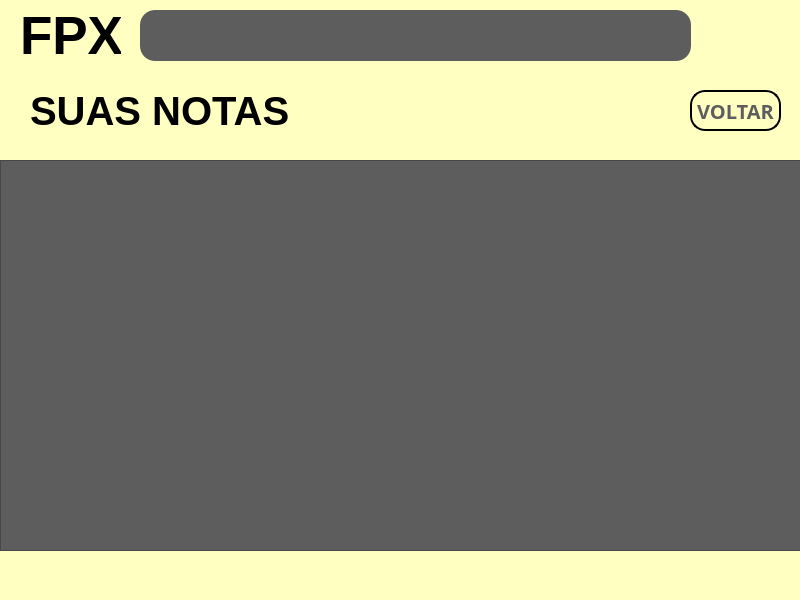
<?xml version="1.0" encoding="UTF-8"?>
<ui version="4.0">
 <class>MainWindow</class>
 <widget class="QMainWindow" name="MainWindow">
  <property name="geometry">
   <rect>
    <x>0</x>
    <y>0</y>
    <width>800</width>
    <height>600</height>
   </rect>
  </property>
  <property name="windowTitle">
   <string>MainWindow</string>
  </property>
  <property name="styleSheet">
   <string notr="true">background-color: rgb(254, 255, 193);</string>
  </property>
  <widget class="QWidget" name="centralwidget">
   <widget class="QLabel" name="label">
    <property name="geometry">
     <rect>
      <x>20</x>
      <y>10</y>
      <width>101</width>
      <height>51</height>
     </rect>
    </property>
    <property name="font">
     <font>
      <pointsize>40</pointsize>
      <weight>75</weight>
      <bold>true</bold>
     </font>
    </property>
    <property name="text">
     <string>FPX</string>
    </property>
   </widget>
   <widget class="QLabel" name="label_4">
    <property name="geometry">
     <rect>
      <x>710</x>
      <y>0</y>
      <width>71</width>
      <height>71</height>
     </rect>
    </property>
    <property name="text">
     <string/>
    </property>
    <property name="pixmap">
     <pixmap>D:/downloads/profile-user (2).png</pixmap>
    </property>
   </widget>
   <widget class="QLabel" name="label_2">
    <property name="geometry">
     <rect>
      <x>30</x>
      <y>80</y>
      <width>271</width>
      <height>61</height>
     </rect>
    </property>
    <property name="font">
     <font>
      <pointsize>30</pointsize>
      <weight>75</weight>
      <bold>true</bold>
     </font>
    </property>
    <property name="text">
     <string>SUAS NOTAS</string>
    </property>
   </widget>
   <widget class="QTableWidget" name="tableWidget">
    <property name="geometry">
     <rect>
      <x>0</x>
      <y>160</y>
      <width>831</width>
      <height>391</height>
     </rect>
    </property>
    <property name="styleSheet">
     <string notr="true">background-color: rgb(93, 93, 93);</string>
    </property>
   </widget>
   <widget class="QPushButton" name="pushButton">
    <property name="geometry">
     <rect>
      <x>690</x>
      <y>90</y>
      <width>91</width>
      <height>41</height>
     </rect>
    </property>
    <property name="font">
     <font>
      <family>Yu Gothic</family>
      <pointsize>15</pointsize>
      <weight>75</weight>
      <italic>false</italic>
      <bold>true</bold>
     </font>
    </property>
    <property name="styleSheet">
     <string notr="true">color: rgb(93, 93, 93);
border-style: outset;
border-width: 2px;
border-radius: 15px;
border-color: black;
</string>
    </property>
    <property name="text">
     <string>VOLTAR</string>
    </property>
   </widget>
   <widget class="QFrame" name="frame_4">
    <property name="geometry">
     <rect>
      <x>140</x>
      <y>10</y>
      <width>551</width>
      <height>51</height>
     </rect>
    </property>
    <property name="styleSheet">
     <string notr="true">background-color: rgb(93, 93, 93);
border-radius: 15px;
border-style: outset;
border- width: 2px;</string>
    </property>
    <property name="frameShape">
     <enum>QFrame::StyledPanel</enum>
    </property>
    <property name="frameShadow">
     <enum>QFrame::Raised</enum>
    </property>
   </widget>
  </widget>
  <widget class="QMenuBar" name="menubar">
   <property name="geometry">
    <rect>
     <x>0</x>
     <y>0</y>
     <width>800</width>
     <height>21</height>
    </rect>
   </property>
  </widget>
  <widget class="QStatusBar" name="statusbar"/>
 </widget>
 <resources/>
 <connections/>
</ui>
